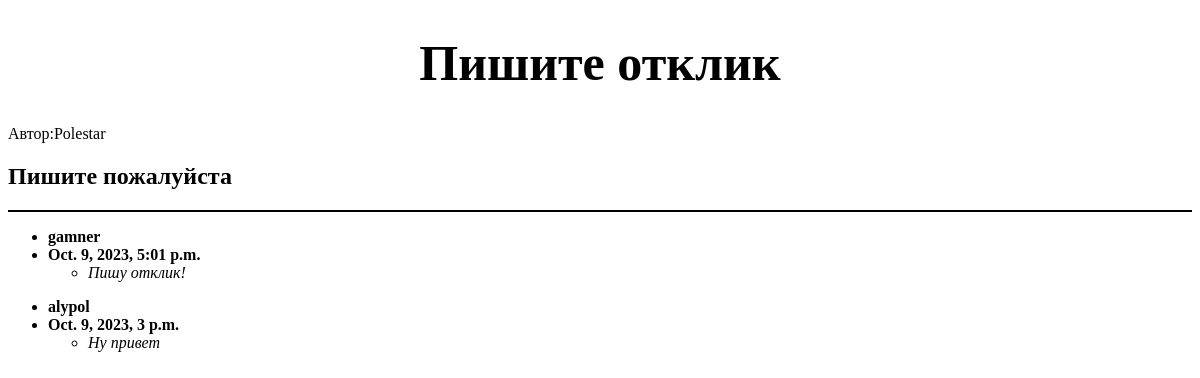
The page /posts/9 on the database as committed earlier.
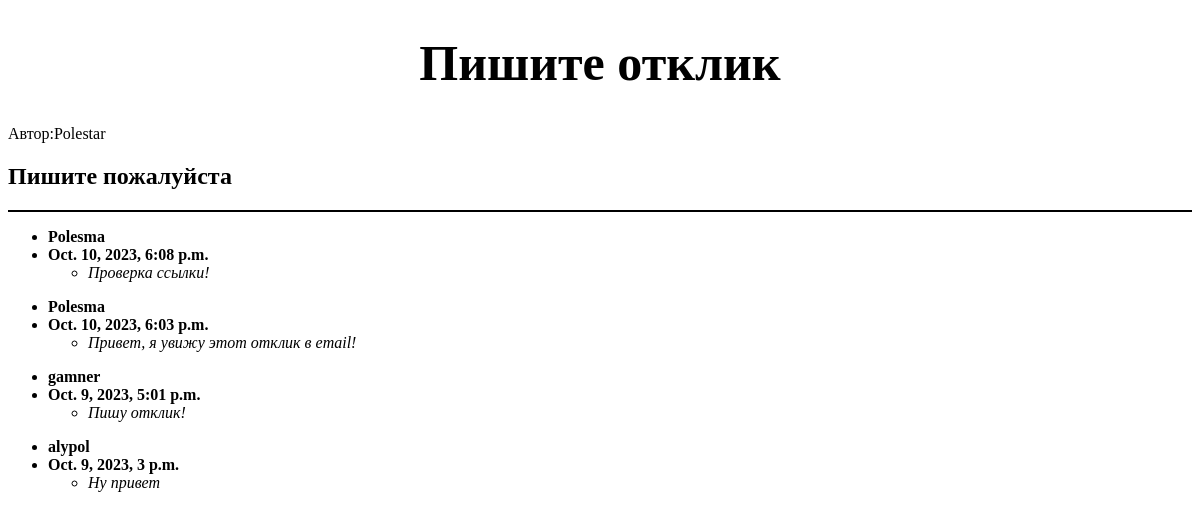
The same page on the database as committed later.
### board/models.py (models this page shows, shortened)
class Reply(models.Model):
    post = models.ForeignKey(Post, on_delete=models.CASCADE, related_name='replies')
    author = models.ForeignKey(User, on_delete=models.CASCADE)
    content = models.TextField()
    date_posted = models.DateTimeField(default=timezone.now)
    is_allowed = models.BooleanField(default=False)

### board/views.py (the view)
# urls.py: path('<int:pk>', PostDetail.as_view(), name='post'),
class PostDetail(DetailView):
    model = Post
    template_name = 'post_detail_template.html'
    context_object_name = 'post'
    def get_context_data(self, **kwargs):
        context = super().get_context_data(**kwargs)
        replies_by_post_id = Reply.objects.filter(post=self.kwargs['pk']).order_by('-date_posted')
        context['is_logged'] = self.request.user.is_authenticated
        context['replys'] = replies_by_post_id
        return context

### templates/post_detail_template.html (shortened to what this page needs)
<!DOCTYPE html>
<html lang="en">
<head>
</head>
<body>
  <h1 align="center" style="font-size:50px">{{ post.title }}</h1>
  <p>Автор:{{post.post_author}}</p>
  <h2>{{ post.content }}</h2>
  <hr color="black">
  {% for reply in replys %}
    <ul>
        <li><strong>{{ reply.author }}
        </strong></li>
        <li><strong>{{ reply.date_posted }}</strong>
        <ul>
        <li><em>{{ reply.content }}</em></li>
        </ul>
        </li>
    </ul>
  {% endfor %}
</body>
</html>

Rows that differ between the two databases and show on the page:
added Reply: author "Polesma", date_posted "Oct. 10, 2023, 6:08 p.m.", content "Проверка ссылки!"
added Reply: author "Polesma", date_posted "Oct. 10, 2023, 6:03 p.m.", content "Привет, я увижу этот отклик в email!"
